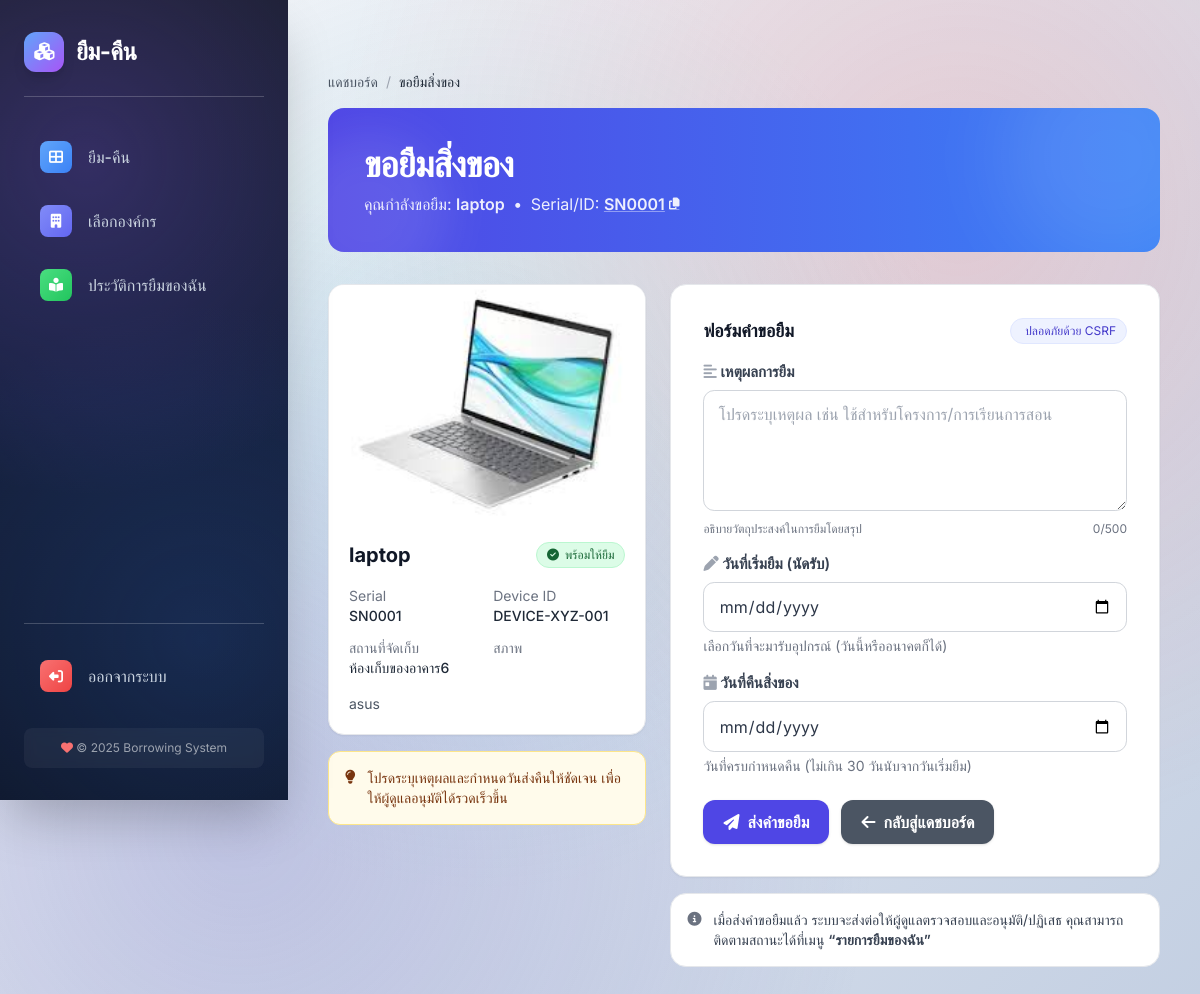
The app's page /borrowing/borrow-item/4/ (signed in), older data.
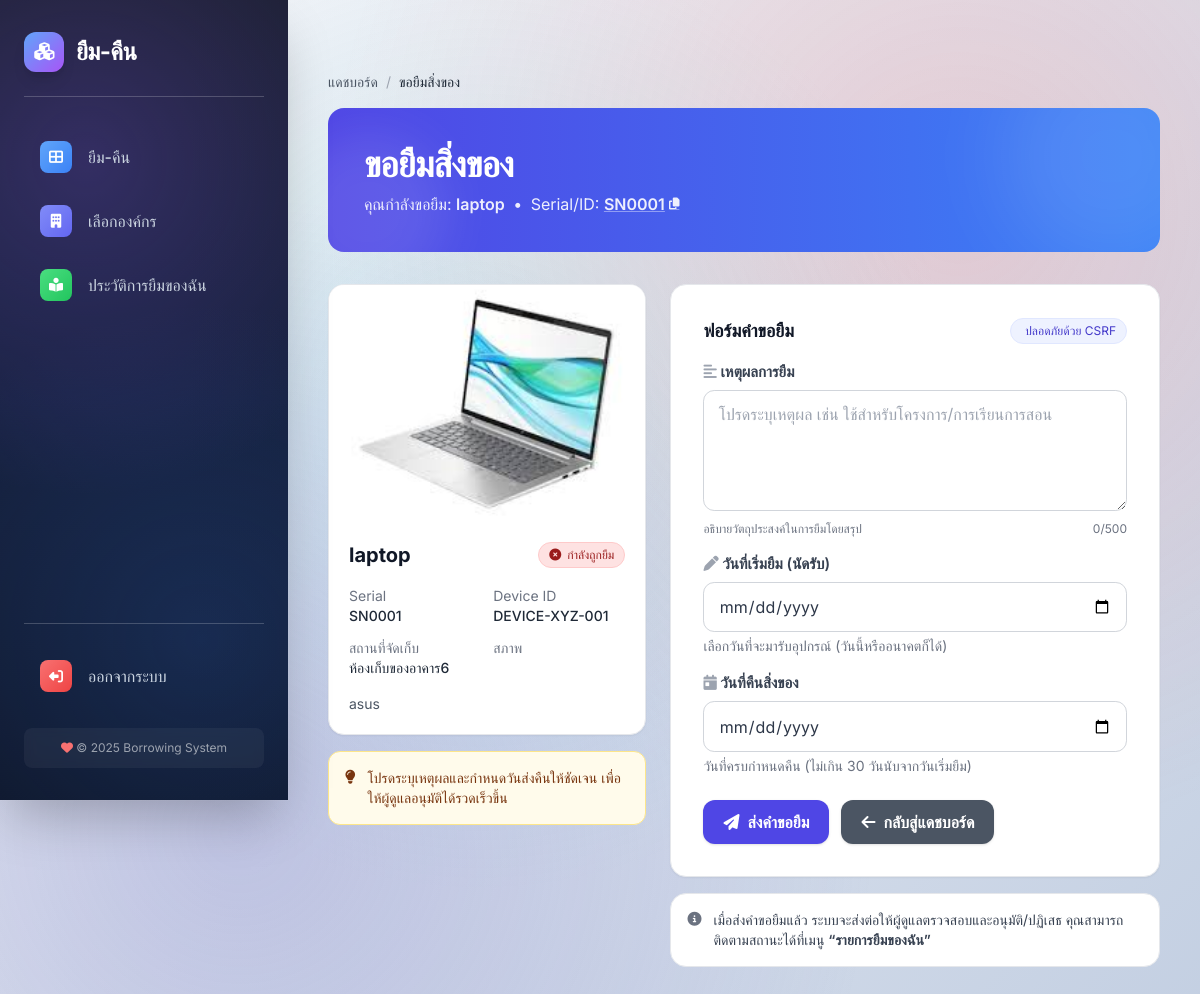
The same page, newer data.
### borrowing/models.py (models this page shows, shortened)
class Asset(models.Model):
    item = models.ForeignKey(
        Item, on_delete=models.CASCADE, related_name='assets',
        verbose_name="ประเภทสิ่งของ", db_index=True
    )
    serial_number = models.CharField(max_length=255, blank=True, null=True, unique=True, verbose_name="หมายเลขซีเรียล")
    device_id = models.CharField(max_length=255, blank=True, null=True, unique=True, verbose_name="ID อุปกรณ์")
    location = models.CharField(max_length=255, blank=True, null=True, verbose_name="ตำแหน่ง")
    added_at = models.DateTimeField(auto_now_add=True, db_index=True, null=True, verbose_name="วันที่เพิ่มเข้าระบบ")
    STATUS_CHOICES = [
        ('available', 'พร้อมใช้งาน'),
        ('on_loan', 'กำลังถูกยืม'),
        ('maintenance', 'บำรุงรักษา'),
        ('retired', 'ปลดระวาง'),
    ]
    status = models.CharField(max_length=20, choices=STATUS_CHOICES, default='available', verbose_name="สถานะ", db_index=True)
    class Meta:
        verbose_name = "อุปกรณ์"
        verbose_name_plural = "อุปกรณ์"
        constraints = [
            models.CheckConstraint(
                check=Q(serial_number__isnull=False) | Q(device_id__isnull=False),
                name="asset_sn_or_deviceid_required",
            ),
        ]

class Item(models.Model):
    organization = models.ForeignKey(
        Organization, on_delete=models.CASCADE, verbose_name="องค์กร", db_index=True
    )
    name = models.CharField(max_length=255, verbose_name="ชื่อประเภทสิ่งของ")
    description = models.TextField(blank=True, verbose_name="รายละเอียด")
    total_quantity = models.IntegerField(default=0, verbose_name="จำนวนทั้งหมด")
    available_quantity = models.IntegerField(default=0, verbose_name="จำนวนที่เหลืออยู่")
    image = models.ImageField(upload_to='item_images/', blank=True, null=True, verbose_name="รูปภาพสิ่งของ")
    category = models.ForeignKey(
        ItemCategory, null=True, blank=True,
        on_delete=models.SET_NULL, related_name='items',
        verbose_name="หมวดอุปกรณ์"
    )
    added_at = models.DateTimeField(auto_now_add=True, verbose_name="วันที่เพิ่ม")
    class Meta:
        verbose_name = "ประเภทสิ่งของ"
        verbose_name_plural = "ประเภทสิ่งของ"
        constraints = [
            models.UniqueConstraint(
                fields=['organization', 'name'],
                name='unique_item_name_per_org'
            )
        ]

### borrowing/views.py (the view)
# urls.py: path('borrow-item/<int:asset_id>/', views.borrow_item, name='borrow_item'),
@login_required
def borrow_item(request, asset_id):
    asset = get_object_or_404(
        Asset.objects.select_related("item__organization"),
        id=asset_id
    )
    if request.method == 'POST':
        form = LoanRequestForm(request.POST)
        if form.is_valid():
            start_date = form.cleaned_data['start_date']
            due_date = form.cleaned_data['due_date']
            reason = form.cleaned_data['reason']
            with transaction.atomic():
                asset_locked = Asset.objects.select_for_update().select_related("item__organization").get(id=asset_id)
                conflict = Loan.objects.filter(
                    asset=asset_locked,
                    status__in=['pending', 'approved', 'on_loan'],
                    start_date__lte=due_date,
                    due_date__gte=start_date,
                ).exists()
                if conflict:
                    messages.error(
                        request,
                        f"มีการจองอุปกรณ์ชิ้นนี้ทับช่วงวันที่ {start_date:%d/%m/%Y} ถึง {due_date:%d/%m/%Y} แล้ว กรุณาเลือกช่วงอื่น"
                    )
                    return redirect('user_dashboard')
                Loan.objects.create(
                    asset=asset_locked,
                    borrower=request.user,
                    reason=reason,
                    start_date=start_date,
                    due_date=due_date,
                    status='pending',
                )
                admin_users = CustomUser.objects.filter(
                    organization=asset_locked.item.organization,
                    is_org_admin=True,
                    is_active=True
                )
                for admin in admin_users:
                    Notification.objects.create(
                        user=admin,
                        message=f'คำขอยืมใหม่จาก {request.user.get_full_name() or request.user.username} '
                                f'สำหรับ "{asset_locked.item.name}" (องค์กร: {asset_locked.item.organization.name})'
                    )
            messages.success(
                request,
                f'ส่งคำขอยืม "{asset.item.name}" (องค์กร: {asset.item.organization.name}) สำเร็จ โปรดรอแอดมินอนุมัติ'
            )
            return redirect('my_borrowed_items_history')
    else:
        form = LoanRequestForm()
    return render(request, 'borrowing/borrow_item.html', {
        'asset': asset,
        'form': form,
        'owner_org': asset.item.organization,
    })

### borrowing/templates/borrowing/borrow_item.html (shortened to what this page needs)
{% extends 'users/base.html' %}
{% block content %}
<div class="max-w-5xl mx-auto my-10 px-4">
<nav class="mb-4 text-sm text-gray-600">
<ol class="flex items-center gap-2">
<li><a href="{% url 'user_dashboard' %}" class="hover:underline">แดชบอร์ด</a></li>
<li class="text-gray-400">/</li>
<li class="text-gray-800 font-medium">ขอยืมสิ่งของ</li>
</ol>
</nav>
<div class="relative overflow-hidden rounded-2xl bg-gradient-to-r from-indigo-600 to-blue-500 text-white p-7 md:p-9 mb-8">
    <div class="relative z-10">
        <h1 class="text-3xl md:text-4xl font-extrabold tracking-tight">ขอยืมสิ่งของ</h1>
        <p class="mt-2 text-white/90">
            คุณกำลังขอยืม: <span class="font-semibold">{{ asset.item.name }}</span>
            <span class="mx-1">•</span>
            Serial/ID: <button id="copy-id" type="button" class="inline-flex items-center gap-1 font-semibold underline decoration-white/40 hover:decoration-white" data-copy="{{ asset.serial_number|default:asset.device_id|default:'N/A' }}">
                {{ asset.serial_number|default:asset.device_id|default:"N/A" }}
                <i class="fas fa-copy text-xs"></i>
            </button>
        </p>
    </div>
    <div class="absolute -right-16 -top-16 w-56 h-56 rounded-full bg-white/10 blur-2xl"></div>
    <div class="absolute -left-10 -bottom-10 w-40 h-40 rounded-full bg-white/10 blur-xl"></div>
</div>
<div class="grid grid-cols-1 lg:grid-cols-5 gap-6">
    <aside class="lg:col-span-2">
        <div class="bg-white rounded-2xl border border-gray-200 shadow-sm overflow-hidden">
            <div class="aspect-[4/3] bg-gray-100">
                {% if asset.item.image %}
                    <img src="{{ asset.item.image.url }}" alt="{{ asset.item.name }}" class="w-full h-full object-cover">
                {% else %}
                    <div class="w-full h-full grid place-items-center text-gray-400">
                        <i class="fas fa-image text-4xl"></i>
                        <span class="mt-1 text-sm">ไม่มีรูปภาพ</span>
                    </div>
                {% endif %}
            </div>
            <div class="p-5">
                <div class="flex items-start justify-between gap-3">
                    <h2 class="text-xl font-bold text-gray-900 leading-snug">{{ asset.item.name }}</h2>
                    {% if asset.status == 'available' %}
                        <span class="shrink-0 inline-flex items-center gap-1.5 text-xs font-medium px-2.5 py-1 rounded-full bg-green-100 text-green-800 border border-green-200">
                            <i class="fas fa-check-circle"></i> พร้อมให้ยืม
                        </span>
                    {% else %}
                        <span class="shrink-0 inline-flex items-center gap-1.5 text-xs font-medium px-2.5 py-1 rounded-full bg-red-100 text-red-800 border border-red-200">
                            <i class="fas fa-times-circle"></i> {{ asset.get_status_display }}
                        </span>
                    {% endif %}
                </div>
                <dl class="mt-4 grid grid-cols-2 gap-3 text-sm">
                    <div>
                        <dt class="text-gray-500">Serial</dt>
                        <dd class="font-medium text-gray-800">{{ asset.serial_number|default:"-" }}</dd>
                    </div>
                    <div>
                        <dt class="text-gray-500">Device ID</dt>
                        <dd class="font-medium text-gray-800">{{ asset.device_id|default:"-" }}</dd>
                    </div>
                    <div>
                        <dt class="text-gray-500">สถานที่จัดเก็บ</dt>
                        <dd class="font-medium text-gray-800">{{ asset.location|default:"-" }}</dd>
                    </div>
                    <div>
                        <dt class="text-gray-500">สภาพ</dt>
                    </div>
                </dl>
                {% if asset.item.description %}
                    <p class="mt-4 text-sm text-gray-600">{{ asset.item.description }}</p>
                {% endif %}
            </div>
        </div>
        <div class="mt-4 rounded-xl border border-amber-200 bg-amber-50 text-amber-900 p-4 text-sm">
            <div class="flex items-start gap-3">
                <i class="fas fa-lightbulb mt-0.5"></i>
                <p>โปรดระบุเหตุผลและกำหนดวันส่งคืนให้ชัดเจน เพื่อให้ผู้ดูแลอนุมัติได้รวดเร็วขึ้น</p>
            </div>
        </div>
    </aside>
    <section class="lg:col-span-3">
        <div class="bg-white rounded-2xl border border-gray-200 shadow-sm p-6 md:p-8">
            <div class="flex items-center justify-between mb-4">
                <h3 class="text-lg font-bold text-gray-900">ฟอร์มคำขอยืม</h3>
                <span class="inline-flex items-center gap-1 text-xs px-2.5 py-1 rounded-full bg-indigo-50 text-indigo-700 border border-indigo-100">
                     ปลอดภัยด้วย CSRF
                </span>
            </div>
            <form method="post" class="borrow-form" id="borrow-form">
                {% for field in form %}
                    <div class="form-field">
                        <label for="{{ field.id_for_label }}" class="flex items-center gap-2">
                            {% if field.name == 'reason' %}
                                <i class="fas fa-align-left text-gray-400"></i>
                            {% elif field.name == 'due_date' %}
                                <i class="fas fa-calendar-day text-gray-400"></i>
                            {% elif field.name == 'borrow_date' %}
                                <i class="fas fa-calendar-alt text-gray-400"></i>
                            {% else %}
                                <i class="fas fa-pen text-gray-400"></i>
                            {% endif %}
                            <span>{{ field.label }}</span>
                        </label>
                        {{ field }}
                        {% if field.name == 'reason' %}
                            <div class="mt-1 flex items-center justify-between text-xs text-gray-500">
                                <span>อธิบายวัตถุประสงค์ในการยืมโดยสรุป</span>
                                <span id="reason-count">0/500</span>
                            </div>
                        {% endif %}
                        {% if field.help_text %}
                            <p class="text-sm text-gray-500 mt-1">{{ field.help_text }}</p>
                        {% endif %}
                    </div>
                {% endfor %}
                <div class="mt-6 flex flex-wrap items-center gap-3">
                    <button type="submit" id="submit-btn"
                            class="inline-flex items-center gap-2 bg-indigo-600 hover:bg-indigo-700 text-white font-semibold py-2.5 px-5 rounded-xl shadow disabled:opacity-60 disabled:cursor-not-allowed">
                        <i class="fas fa-paper-plane"></i>
                        <span>ส่งคำขอยืม</span>
                    </button>
                    <a href="{% url 'user_dashboard' %}"
                       class="inline-flex items-center gap-2 bg-gray-600 hover:bg-gray-700 text-white font-semibold py-2.5 px-5 rounded-xl shadow">
                        <i class="fas fa-arrow-left"></i> กลับสู่แดชบอร์ด
                    </a>
                </div>
            </form>
        </div>
        <div class="mt-4 rounded-2xl border border-gray-200 bg-white p-4">
            <div class="flex items-start gap-3 text-sm text-gray-700">
                <i class="fas fa-info-circle mt-0.5 text-gray-500"></i>
                <p>
                    เมื่อส่งคำขอยืมแล้ว ระบบจะส่งต่อให้ผู้ดูแลตรวจสอบและอนุมัติ/ปฏิเสธ
                    คุณสามารถติดตามสถานะได้ที่เมนู <span class="font-semibold">“รายการยืมของฉัน”</span>
                </p>
            </div>
        </div>
    </section>
</div>
</div>
{% endblock content %}

Row changes from the older to the newer data that the page shows:
changed Asset "SN0001": status (not shown) → "กำลังถูกยืม"
Text that changed along with them:
text no longer shown: "พร้อมให้ยืม"
